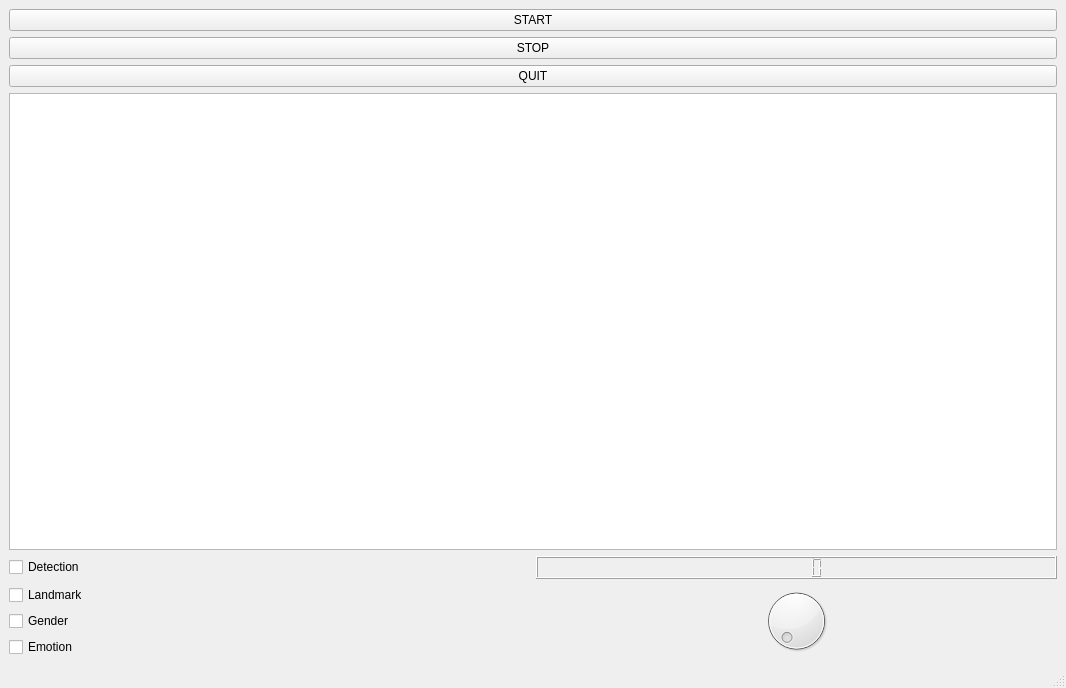
<?xml version="1.0" encoding="UTF-8"?>
<ui version="4.0">
 <class>MainWindow</class>
 <widget class="QMainWindow" name="MainWindow">
  <property name="geometry">
   <rect>
    <x>0</x>
    <y>0</y>
    <width>1066</width>
    <height>688</height>
   </rect>
  </property>
  <property name="windowTitle">
   <string>MainWindow</string>
  </property>
  <widget class="QWidget" name="centralwidget">
   <layout class="QGridLayout" name="gridLayout">
    <item row="7" column="0">
     <widget class="QCheckBox" name="checkBox_4">
      <property name="text">
       <string>Emotion</string>
      </property>
     </widget>
    </item>
    <item row="4" column="1">
     <widget class="QLCDNumber" name="lcdNumber"/>
    </item>
    <item row="5" column="0">
     <widget class="QCheckBox" name="checkBox_2">
      <property name="text">
       <string>Landmark</string>
      </property>
     </widget>
    </item>
    <item row="4" column="0">
     <widget class="QCheckBox" name="checkBox">
      <property name="text">
       <string>Detection</string>
      </property>
     </widget>
    </item>
    <item row="0" column="0" colspan="2">
     <layout class="QVBoxLayout" name="verticalLayout">
      <item>
       <widget class="QPushButton" name="pushButton">
        <property name="text">
         <string>START</string>
        </property>
       </widget>
      </item>
     </layout>
    </item>
    <item row="6" column="0">
     <widget class="QCheckBox" name="checkBox_3">
      <property name="text">
       <string>Gender</string>
      </property>
     </widget>
    </item>
    <item row="1" column="0" colspan="2">
     <layout class="QVBoxLayout" name="verticalLayout_2">
      <item>
       <widget class="QPushButton" name="pushButton_2">
        <property name="text">
         <string>STOP</string>
        </property>
       </widget>
      </item>
     </layout>
    </item>
    <item row="2" column="0" colspan="2">
     <layout class="QVBoxLayout" name="verticalLayout_3">
      <item>
       <widget class="QPushButton" name="pushButton_3">
        <property name="text">
         <string>QUIT</string>
        </property>
       </widget>
      </item>
     </layout>
    </item>
    <item row="5" column="1" rowspan="3">
     <widget class="QDial" name="dial"/>
    </item>
    <item row="3" column="0" colspan="2">
     <widget class="QTextBrowser" name="textBrowser"/>
    </item>
   </layout>
  </widget>
  <widget class="QMenuBar" name="menubar">
   <property name="geometry">
    <rect>
     <x>0</x>
     <y>0</y>
     <width>1066</width>
     <height>33</height>
    </rect>
   </property>
  </widget>
  <widget class="QStatusBar" name="statusbar"/>
 </widget>
 <resources/>
 <connections/>
</ui>
